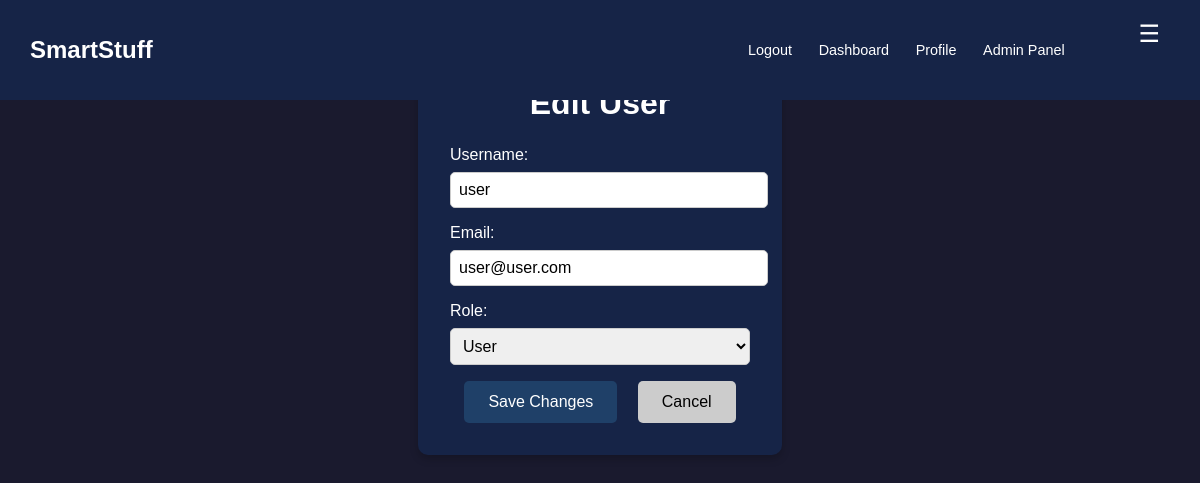
Page /admin/edit_user/2 (signed in) on the committed database.
### models.py (models this page shows)
class User(db.Model):
    id = db.Column(db.Integer, primary_key=True)
    username = db.Column(db.String(80), unique=True, nullable=False)
    email = db.Column(db.String(120), unique=True, nullable=False)
    password = db.Column(db.String(120), nullable=False)
    role = db.Column(db.String(80), nullable=False, default='User')

### routes/admin_routes.py (the view)
@adminblue.route('/edit_user/<int:user_id>', methods=['GET', 'POST']) #lets admin edit user details
def edit_user(user_id):
    if 'user_id' in session and session.get('user_role') == 'Admin':
        user = User.query.get_or_404(user_id)
        if request.method == 'POST':
            user.username = request.form['username']
            user.email = request.form['email']
            user.role = request.form['role']
            db.session.commit()
            return redirect(url_for('admin.view_users'))
        return render_template('admin/edit_users.html', user=user)
    else:
        return redirect(url_for('home.home'))

### app.py (called while the page is built)
@app.context_processor
def inject_user():
    from flask import session
    return dict(session=session)

### templates/admin/edit_users.html (shortened to what this page needs)
{% extends "base.html" %}
{% block content %}
<div class="container_login">
    <h1>Edit User</h1>
    <form action="{{ url_for('admin.edit_user', user_id=user.id) }}" method="post" class="edit-user-form">
        <div class="form-group">
            <label for="username">Username:</label>
            <input type="text" id="username" name="username" value="{{ user.username }}" required>
        </div>
        <div class="form-group">
            <label for="email">Email:</label>
            <input type="email" id="email" name="email" value="{{ user.email }}" required>
        </div>
        <div class="form-group">
            <label for="role">Role:</label>
            <select id="role" name="role" required>
                <option value="User" {% if user.role == 'User' %}selected{% endif %}>User</option>
            </select>
        </div>
        <div class="form-actions">
            <button type="submit" class="btn btn-primary">Save Changes</button>
            <a href="{{ url_for('admin.view_users') }}" class="btn btn-secondary">Cancel</a>
        </div>
    </form>
</div>
{% endblock %}

### static/home.css (style rules this page uses)
body { background-color: #1a1a2e !important; color: #ffffff !important; font-family: Arial, sans-serif; margin: 0; padding: 0; }
.container_login { background-color: #162447; padding: 2rem; border-radius: 10px; box-shadow: 0 4px 8px rgba(0, 0, 0, 0.2); text-align: center; width: 300px; margin: 2rem auto; }
.container_login h1 { margin-bottom: 1.5rem; color: #ffffff; }
.container_login .form-group { margin-bottom: 1rem; text-align: left; }
.container_login label { display: block; margin-bottom: 0.5rem; color: #ffffff; }
.container_login input, .container_login select { width: 100%; padding: 0.5rem; border: 1px solid #ccc; border-radius: 5px; font-size: 1rem; }
.container_login button { background-color: #1f4068; color: #ffffff; padding: 0.75rem 1.5rem; border: none; border-radius: 5px; font-size: 1rem; cursor: pointer; transition: background-color 0.3s; }
.container_login .btn-secondary { background-color: #ccc; color: #000; text-decoration: none; padding: 0.75rem 1.5rem; border-radius: 5px; display: inline-block; margin-left: 1rem; }

### rows in the picture
User: username "user", email "user@user.com", role "User"
